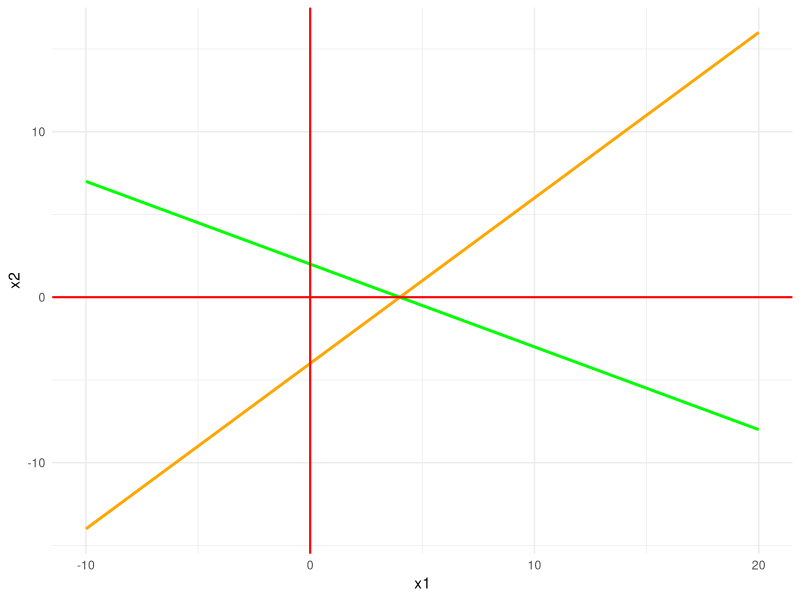
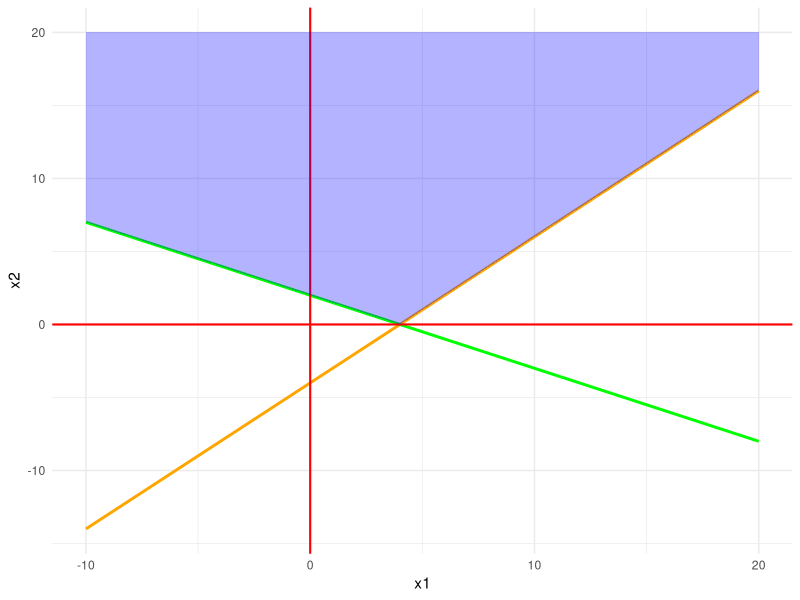
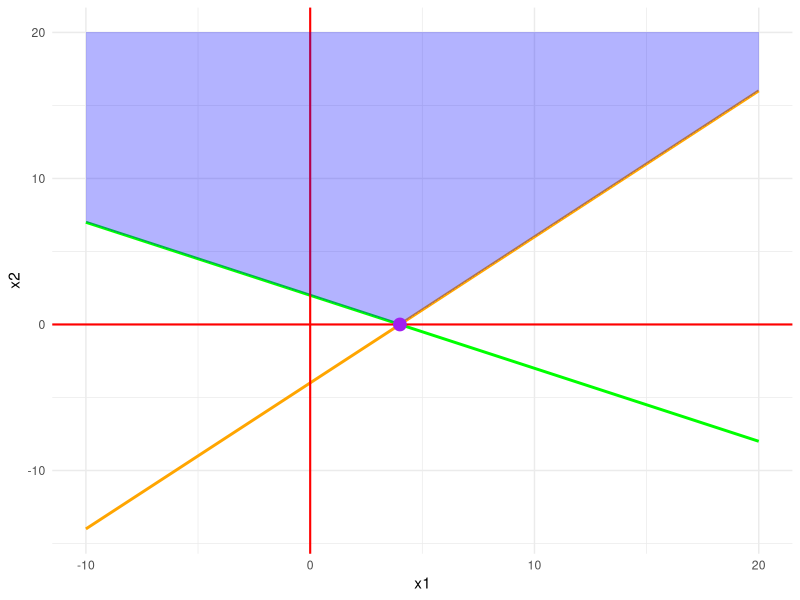
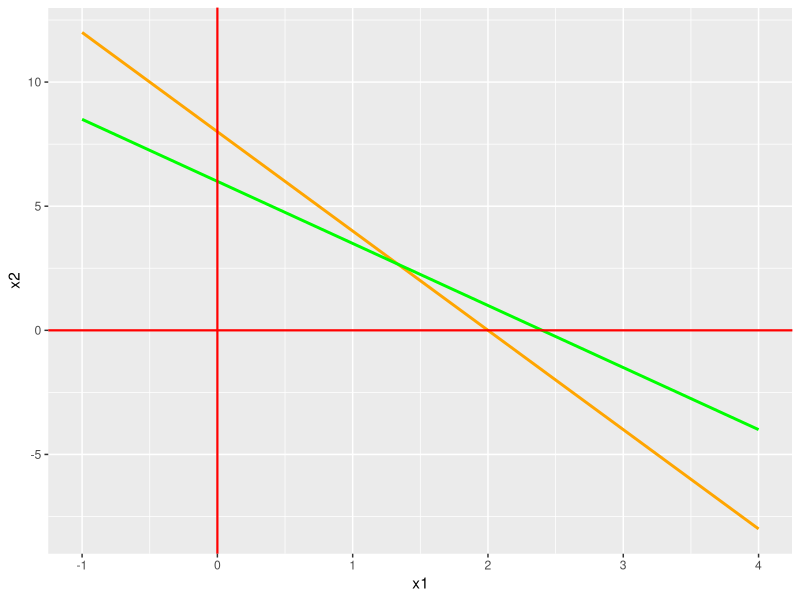
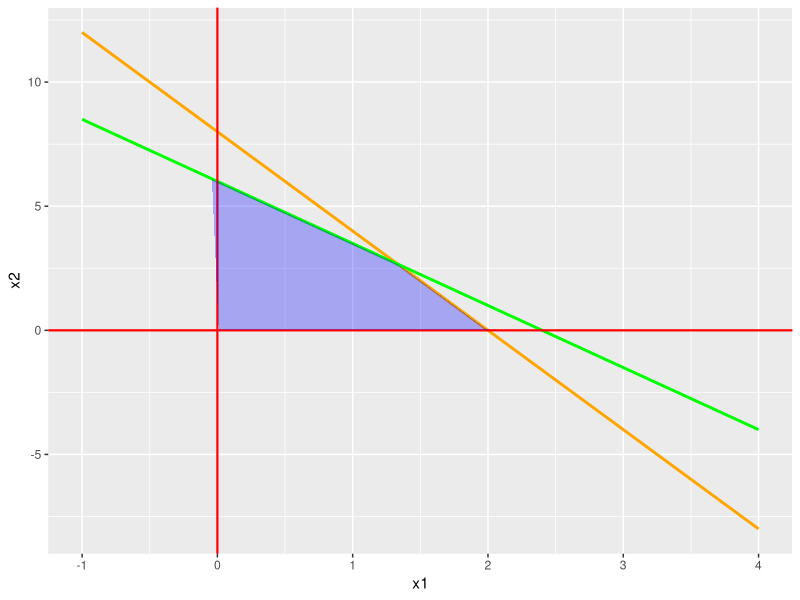
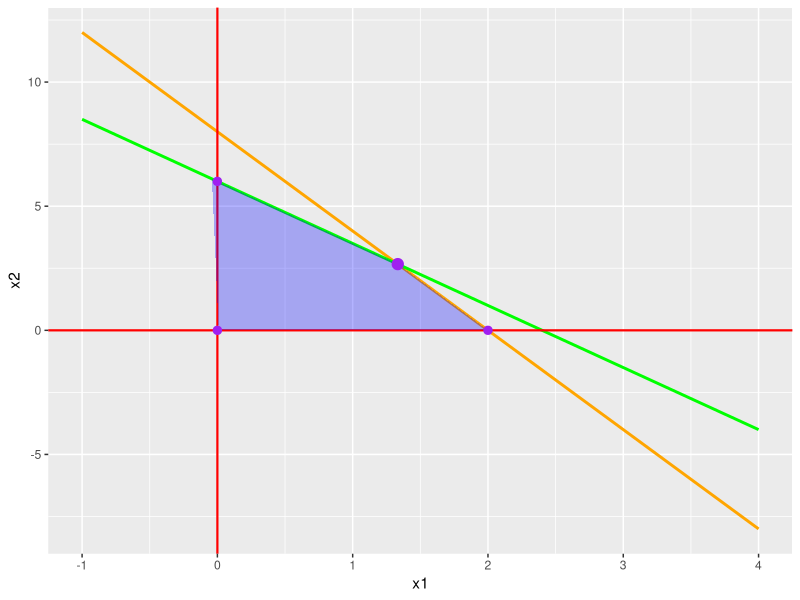

R code for these plots, in order:
## ---- chunk 1
knitr::opts_chunk$set(echo = TRUE)
## ---- chunk 2
R1 = function(x1) x1 - 4
R2 = function(x1) 2 - x1/2
## ---- chunk 3
library(ggplot2)
## ---- chunk 4
x1 = seq(from=-10, to=20, length.out=1000) # Valores de x1 en el rango deseado
datos = data.frame(x1=x1,
                   x2=R1(x1),
                   x2.2=R2(x1))

p = ggplot(data=datos, aes(x=x1)) +
  geom_line(aes(y=x2), col="orange", size=1) +
  geom_line(aes(y=x2.2), col="green", size=1) +
  geom_vline(xintercept = 0, col="red", size=0.72) +
  geom_hline(yintercept = 0, col="red", size=0.72) +
  theme_minimal()

p
## ---- chunk 5
p = p + geom_ribbon(data = transform(datos, 
                                 maxY= 20,
                                 minY= pmax(datos$x2, datos$x2.2)),
    aes(ymin=minY, ymax=maxY), fill="blue", alpha=0.3)
p
## ---- chunk 6
A = rbind(c(1,-1), # R1
          c(1,2),  # R2
          c(1,0),  # x1 = 0
          c(0,1))  # x2 = 0

# Vector del lado derecho
b = c(4,4,0,0)

# En este caso, la región crítica tiene un solo vértice
punto = solve(A[c(1,2),], b[1:2])

puntos = rbind(punto)
puntos = data.frame(puntos)

f_obj = function(x) - x$X1 + 3*x$X2
puntos[which.min(f_obj(puntos)),]
f_obj(puntos)
## ---- chunk 7
p + geom_point(data=puntos, aes(x=X1, y=X2), col="purple", size=4)
## ---- chunk 8
R1 = function(x1) 8 - 4*x1
R2 = function(x1) 6 - 5*x1/2
x1 = seq(-1, 4, length.out=100)

datos = data.frame(x1=x1,
                   x2=R1(x1),
                   x2.2=R2(x1))
## ---- chunk 9
p = ggplot(data=datos,aes(x=x1)) +
  geom_line(aes(y=x2), col="orange", size=1) +
  geom_line(aes(y=x2.2), col="green", size=1) +
  geom_hline(yintercept=0, col="red", size=0.75) +
  geom_vline(xintercept=0, col="red", size=0.75)

p
## ---- chunk 10
p = p + geom_ribbon(data=transform(datos,
                               yMin=ifelse(datos$x1>=0,0,datos$x2.2),
                               yMax=ifelse(pmin(datos$x2, datos$x2.2) > 0, pmin(datos$x2, datos$x2.2), 0)),
                aes(ymin = yMin, ymax=yMax),
                fill="blue", alpha=0.3)

p
## ---- chunk 11
A = rbind(c(8,2), # R1
          c(5,2), # R2
          c(1,0), # x1 >= 0
          c(0,1)) # x2 >= 0

b = c(16,12,0,0)

pto.R1R2 = solve(A[c(1,2),], b[c(1,2)])
pto.R10 = solve(A[c(1,4),], b[c(1,4)])
pto.R20 = solve(A[c(2,3),], b[c(2,3)])
pto.00 = solve(A[c(3,4),], b[c(3,4)])

puntos = rbind(pto.R1R2, pto.R10, pto.R20, pto.00)
puntos = as.data.frame(puntos)
puntos

f_obj = function(x) 4*x$V1 + x$V2
maximo = puntos[which.max(f_obj(puntos)),]
maximo
## ---- chunk 12
p + geom_point(data=puntos, aes(x=V1, y=V2), col="purple", size=2.5) +
  geom_point(data=maximo, aes(x=V1, y=V2), col="purple", size=3.5)
